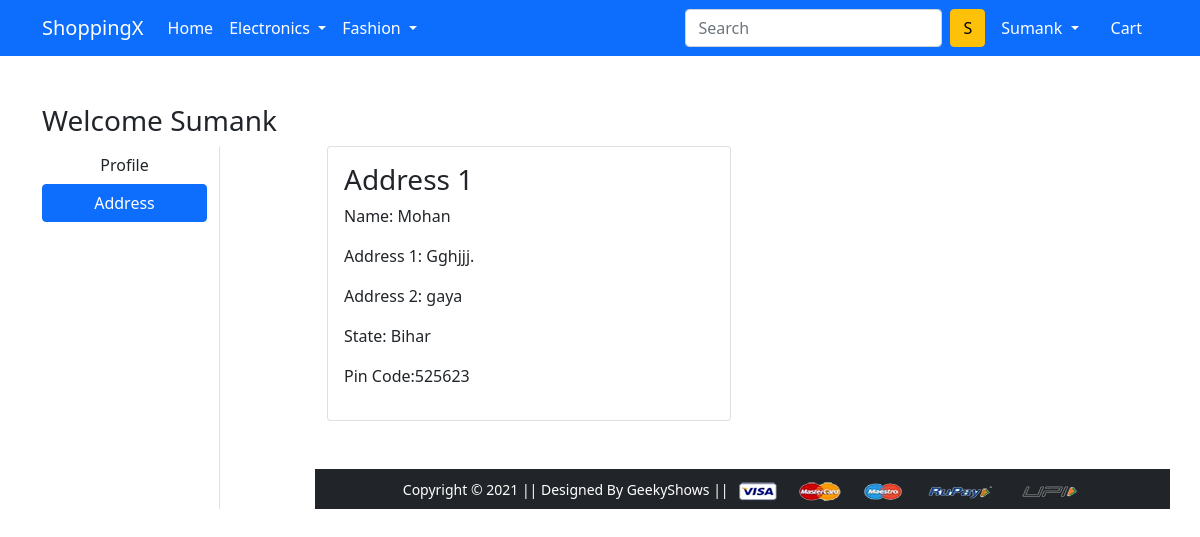
Page /address/ (signed in) on the earlier database version.
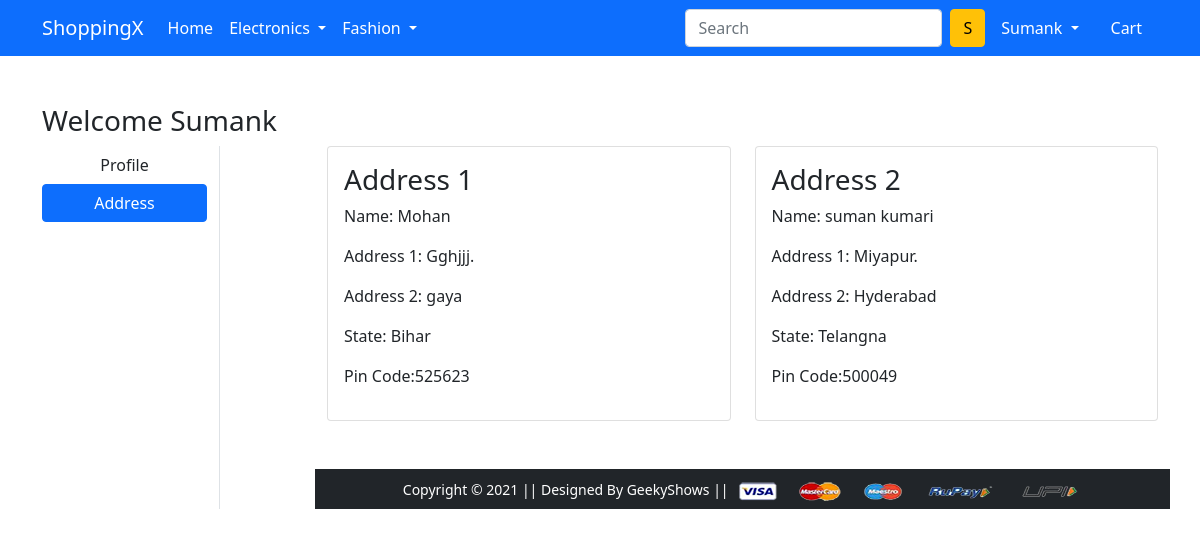
Same page on the later database version.
### app/models.py (models this page shows, shortened)
class Customer(models.Model):
    user = models.ForeignKey(User,on_delete=models.CASCADE)
    name = models.CharField(max_length=50)
    locality=models.CharField(max_length=50)
    city=models.CharField(max_length=40)
    zipcode=models.IntegerField()
    state=models.CharField(choices=STATE_CHOICES,max_length=50)

### app/views.py (the view)
# urls.py: path('address/', views.address, name='address'),
@login_required
def address(request):
    add=Customer.objects.filter(user=request.user)
    return render(request, 'app/address.html',{'add': add,'active':'btn-primary'})

### app/templates/app/address.html (shortened to what this page needs)
{% extends 'app/base.html' %}
{% load static %}
{% block main-content %}
<div class="container my-5">
 <div class="row">
 <h3>Welcome <span class="text-capitalize"> {{request.user}}</span> </h3>
  <div class="col-sm-2 border-end">
   <ul class="list-unstyled">
    <li class="d-grid"><a href="{% url 'profile' %}" class="btn">Profile</a></li>
    <li class="d-grid"><a href="{% url 'address' %}" class="btn {{active}}">Address</a></li>
   </ul>
  </div>
  <div class="col-sm-9 offset-sm-1">
   <div class="row">
       {% for ad in add %}
    <div class="col-sm-6">
     <div class="card">
      <div class="card-body">
       <h3>Address {{forloop.counter}}</h3>
       <p>Name: {{ad.name}}</p>
       <p>Address 1: {{ad.locality}}.</p>
       <p>Address 2: {{ad.city}}</p>
       <p>State: {{ad.state}}</p>
       <p>Pin Code:{{ad.zipcode}}</p>
      </div>
     </div>
    </div>
   {% endfor %}
{% endblock main-content %}

Differences in the rows shown:
added Customer: name "suman kumari", locality "Miyapur", city "Hyderabad", state "Telangna", zipcode "500049"
